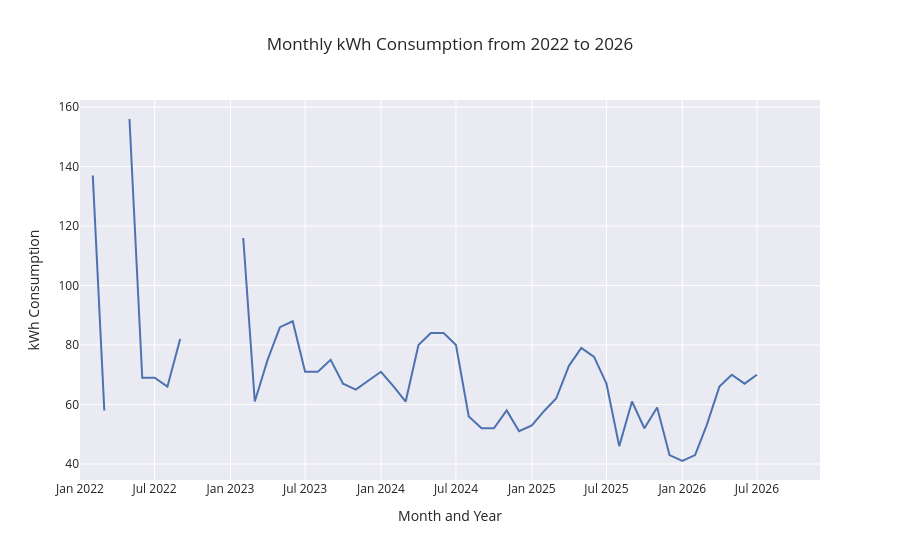

The notebook cell this image was saved under:
### Markdown cell above
#### **Q2. Does my electricity consumption appear to be increasing or decreasing?**

### Code cell
# MONTHLY CHART
figure3 = px.line(
    data_frame=bill,
    x = 'date',
    y = 'kwh_cons',
    labels={
        'date': 'Month and Year',
        'kwh_cons': 'kWh Consumption'
    },
    title = 'Monthly kWh Consumption from 2022 to 2026',
    template='seaborn'
)

figure3.show()
